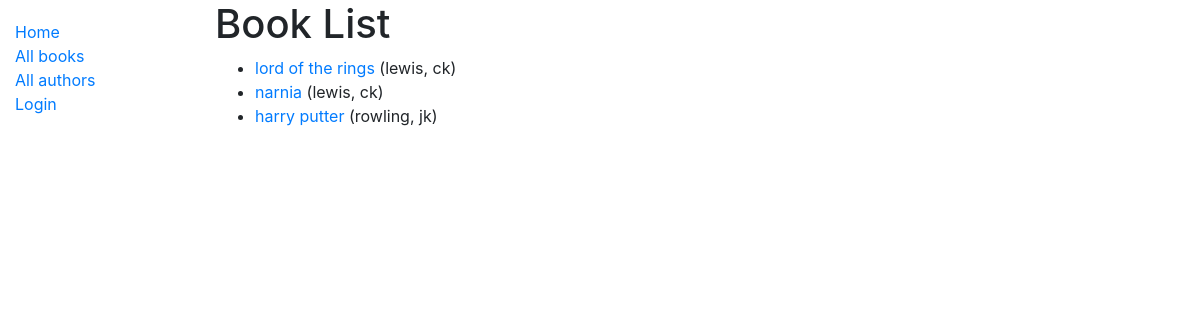
/catalog/books/, run on the app's committed database.
### catalog/models.py (models this page shows, shortened)
class Book(models.Model):
    title = models.CharField(max_length=200)
    author = models.ForeignKey('Author', on_delete=models.SET_NULL, null=True)
    language = models.ForeignKey('Language', on_delete=models.SET_NULL, null=True)
    summary = models.TextField(max_length=1000, help_text='Enter a brief description of the book')
    isbn = models.CharField('ISBN', max_length=13, help_text='13 Character <a href="https://www.isbn-international.org/content/what-isbn">ISBN number</a>')
    genre = models.ManyToManyField(Genre, help_text='Select a genre for this book')
    def get_absolute_url(self):
        return reverse('book-detail', args=[str(self.id)])

class Author(models.Model):
    first_name = models.CharField(max_length=100)
    last_name = models.CharField(max_length=100)
    date_of_birth = models.DateField(null=True, blank=True)
    date_of_death = models.DateField('died', null=True, blank=True)
    class Meta:
        ordering = ['last_name', 'first_name']
    def __str__(self):
        return f'{self.last_name}, {self.first_name}'

### catalog/views.py (the view)
# urls.py: path('books/', views.BookListView.as_view(), name='books'),
class BookListView(generic.ListView):
    model = Book
    paginate_by = 10

### catalog/templates/catalog/book_list.html
{% extends "base_generic.html" %}
{% block content %}
  <h1>Book List</h1>
  {% if book_list %}
  <ul>
    {% for book in book_list %}
      <li>
        <a href="{{ book.get_absolute_url }}">{{ book.title }}</a> ({{book.author}})
      </li>
    {% endfor %}
  </ul>
  {% else %}
    <p>There are no books in the library.</p>
  {% endif %}
{% endblock %}

### data on the page
Book: title "lord of the rings", author "lewis, ck"
Book: title "narnia", author "lewis, ck"
Book: title "harry putter", author "rowling, jk"
